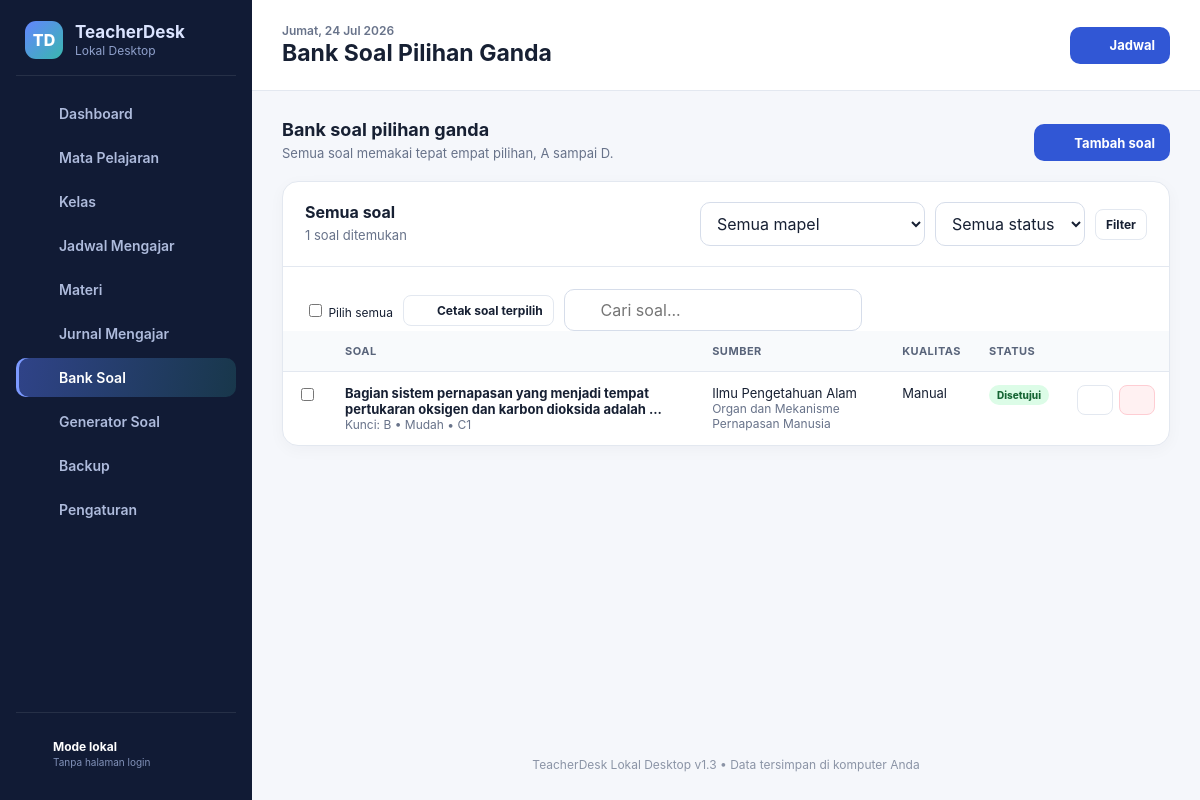
The page /index.php?page=questions on the database its author committed.
### tables this page shows
CREATE TABLE questions (
    id BIGINT UNSIGNED AUTO_INCREMENT PRIMARY KEY,
    subject_id BIGINT UNSIGNED NOT NULL,
    material_id BIGINT UNSIGNED NULL,
    question_text TEXT NOT NULL,
    option_a TEXT NOT NULL,
    option_b TEXT NOT NULL,
    option_c TEXT NOT NULL,
    option_d TEXT NOT NULL,
    correct_option ENUM('A','B','C','D') NOT NULL,
    explanation TEXT NULL,
    difficulty ENUM('mudah','sedang','sulit') NOT NULL DEFAULT 'sedang',
    cognitive_level ENUM('C1','C2','C3','C4','C5','C6') NOT NULL DEFAULT 'C2',
    status ENUM('draft','reviewed','approved','rejected') NOT NULL DEFAULT 'draft',
    source_type ENUM('manual','generator') NOT NULL DEFAULT 'manual',
    created_at TIMESTAMP DEFAULT CURRENT_TIMESTAMP,
    updated_at TIMESTAMP DEFAULT CURRENT_TIMESTAMP ON UPDATE CURRENT_TIMESTAMP,
    CONSTRAINT fk_question_subject FOREIGN KEY (subject_id) REFERENCES subjects(id) ON DELETE RESTRICT ON UPDATE CASCADE,
    CONSTRAINT fk_question_material FOREIGN KEY (material_id) REFERENCES materials(id) ON DELETE SET NULL ON UPDATE CASCADE,
    INDEX idx_question_subject (subject_id),
    INDEX idx_question_status (status),
    INDEX idx_question_difficulty (difficulty)
);

CREATE TABLE subjects (
    id BIGINT UNSIGNED AUTO_INCREMENT PRIMARY KEY,
    name VARCHAR(150) NOT NULL,
    grade_level VARCHAR(120) NOT NULL,
    semester VARCHAR(20) NOT NULL DEFAULT 'Ganjil',
    academic_year VARCHAR(20) NOT NULL,
    curriculum VARCHAR(120) NULL,
    description TEXT NULL,
    learning_outcomes TEXT NULL,
    status ENUM('active','archived') NOT NULL DEFAULT 'active',
    created_at TIMESTAMP DEFAULT CURRENT_TIMESTAMP,
    updated_at TIMESTAMP DEFAULT CURRENT_TIMESTAMP ON UPDATE CURRENT_TIMESTAMP,
    INDEX idx_subject_status (status),
    INDEX idx_subject_name (name)
);

CREATE TABLE materials (
    id BIGINT UNSIGNED AUTO_INCREMENT PRIMARY KEY,
    subject_id BIGINT UNSIGNED NOT NULL,
    class_id BIGINT UNSIGNED NULL,
    chapter VARCHAR(190) NULL,
    title VARCHAR(220) NOT NULL,
    learning_objective TEXT NULL,
    content LONGTEXT NOT NULL,
    estimated_minutes INT UNSIGNED NOT NULL DEFAULT 0,
    source_reference TEXT NULL,
    attachment_path VARCHAR(255) NULL,
    status ENUM('planned','in_progress','completed') NOT NULL DEFAULT 'planned',
    created_at TIMESTAMP DEFAULT CURRENT_TIMESTAMP,
    updated_at TIMESTAMP DEFAULT CURRENT_TIMESTAMP ON UPDATE CURRENT_TIMESTAMP,
    CONSTRAINT fk_material_subject FOREIGN KEY (subject_id) REFERENCES subjects(id) ON DELETE RESTRICT ON UPDATE CASCADE,
    CONSTRAINT fk_material_class FOREIGN KEY (class_id) REFERENCES classes(id) ON DELETE SET NULL ON UPDATE CASCADE,
    INDEX idx_material_subject (subject_id),
    INDEX idx_material_status (status),
    FULLTEXT INDEX ft_material_text (title, content)
);

### index.php (called while the page is built, shortened)
<?php
$page = $_GET['page'] ?? 'dashboard';
require __DIR__ . '/includes/header.php';
require __DIR__ . '/includes/sidebar.php';
require __DIR__ . '/pages/' . $page . '.php';
require __DIR__ . '/includes/footer.php';

### pages/questions.php (the view, shortened to what this page needs)
<?php
$subjects=$db->query("SELECT id,name FROM subjects WHERE status='active' ORDER BY name")->fetchAll();$materials=$db->query('SELECT id,subject_id,title FROM materials ORDER BY title')->fetchAll();
$subjectFilter=(int)($_GET['subject_id']??0);$statusFilter=(string)($_GET['status']??'');$conditions=[];$params=[];if($subjectFilter){$conditions[]='q.subject_id=?';$params[]=$subjectFilter;}if(in_array($statusFilter,['draft','reviewed','approved','rejected'],true)){$conditions[]='q.status=?';$params[]=$statusFilter;}$sql="SELECT q.*,s.name subject_name,m.title material_title FROM questions q JOIN subjects s ON s.id=q.subject_id LEFT JOIN materials m ON m.id=q.material_id".($conditions?' WHERE '.implode(' AND ',$conditions):'').' ORDER BY q.updated_at DESC';$stmt=$db->prepare($sql);$stmt->execute($params);$questions=$stmt->fetchAll();
?>
<div class="section-title"><div><h2>Bank soal pilihan ganda</h2><p>Semua soal memakai tepat empat pilihan, A sampai D.</p></div><a class="btn btn-primary" href="<?= url('questions',['create'=>1]) ?>"><?= icon('plus',17) ?> Tambah soal</a></div>
<form id="print-form" method="post" action="print.php" target="_blank"></form><section class="card mt-3"><div class="card-header"><div><h2>Semua soal</h2><p><?= count($questions) ?> soal ditemukan</p></div><form class="filter-bar" method="get"><input type="hidden" name="page" value="questions"><select class="form-control" name="subject_id"><option value="">Semua mapel</option><?php foreach($subjects as $item): ?><option value="<?= $item['id'] ?>" <?= selected($subjectFilter,$item['id']) ?>><?= e($item['name']) ?></option><?php endforeach; ?></select><select class="form-control" name="status"><option value="">Semua status</option><?php foreach(['draft'=>'Draf','reviewed'=>'Ditinjau','approved'=>'Disetujui','rejected'=>'Ditolak'] as $key=>$label): ?><option value="<?= $key ?>" <?= selected($statusFilter,$key) ?>><?= $label ?></option><?php endforeach; ?></select><button class="btn btn-secondary btn-sm">Filter</button></form></div><div class="card-body no-print" style="padding-bottom:0"><div class="filter-bar"><label class="text-sm"><input type="checkbox" data-select-all=".question-select"> Pilih semua</label><button class="btn btn-secondary btn-sm" type="submit" form="print-form"><?= icon('print',15) ?> Cetak soal terpilih</button><div class="search-box"><?= icon('search',17) ?><input class="form-control" type="search" placeholder="Cari soal..." data-filter-table="#question-table"></div></div></div><div class="table-wrap"><table class="data-table" id="question-table"><thead><tr><th class="no-print"></th><th>Soal</th><th>Sumber</th><th>Kualitas</th><th>Status</th><th class="no-print"></th></tr></thead><tbody><?php foreach($questions as $item): ?><tr><td class="no-print"><input class="question-select" type="checkbox" name="ids[]" form="print-form" value="<?= $item['id'] ?>"></td><td><strong><?= e($item['question_text']) ?></strong><div class="muted text-sm">Kunci: <?= e($item['correct_option']) ?> • <?= e(ucfirst($item['difficulty'])) ?> • <?= e($item['cognitive_level']) ?></div></td><td><?= e($item['subject_name']) ?><div class="muted text-sm"><?= e($item['material_title']?:'Manual') ?></div></td><td><?= e($item['source_type']==='generator'?'Generator':'Manual') ?></td><td><?= status_badge($item['status']) ?></td><td class="no-print"><div class="actions"><a class="btn btn-secondary btn-sm" href="<?= url('questions',['edit'=>$item['id']]) ?>"><?= icon('edit',14) ?></a><form method="post" data-confirm="Hapus soal ini?"><?= csrf_field() ?><input type="hidden" name="action" value="delete_question"><input type="hidden" name="id" value="<?= $item['id'] ?>"><button class="btn btn-danger btn-sm"><?= icon('trash',14) ?></button></form></div></td></tr><?php endforeach; ?><?php if(!$questions): ?><tr><td colspan="6"><div class="empty-state"><h3>Belum ada soal</h3><p>Buat soal manual atau gunakan generator berdasarkan materi.</p></div></td></tr><?php endif; ?></tbody></table></div></section>

### includes/header.php (shortened to what this page needs)
<!doctype html>
<html lang="id">
<head>
    <link rel="stylesheet" href="assets/css/app.css?v=1.3.0">
</head>
<body>
<div class="app-shell">

### includes/sidebar.php (shortened to what this page needs)
<?php
$nav = [
    ['dashboard','dashboard','Dashboard'],
    ['subjects','book','Mata Pelajaran'],
    ['classes','users','Kelas'],
    ['schedules','calendar','Jadwal Mengajar'],
    ['materials','file','Materi'],
    ['journals','journal','Jurnal Mengajar'],
    ['questions','question','Bank Soal'],
    ['generator','sparkles','Generator Soal'],
    ['backup','backup','Backup'],
    ['settings','settings','Pengaturan'],
];
$currentPage = $_GET['page'] ?? 'dashboard';
?>
<aside class="sidebar" id="sidebar">
    <div class="brand">
        <div class="brand-mark">TD</div>
        <div><strong>TeacherDesk</strong><span>Lokal Desktop</span></div>
    </div>
    <nav class="nav-list">
        <?php foreach ($nav as [$route,$ico,$label]): ?>
            <a href="<?= url($route) ?>" class="nav-item <?= $currentPage === $route ? 'active' : '' ?>">
                <?= icon($ico, 19) ?><span><?= e($label) ?></span>
            </a>
        <?php endforeach; ?>
    </nav>
    <div class="sidebar-footer">
        <div class="local-mode">
            <?= icon('desktop', 18) ?>
            <div><strong>Mode lokal</strong><span>Tanpa halaman login</span></div>
        </div>
    </div>
</aside>
<div class="main-area">
    <header class="topbar">
        <div>
            <p class="eyebrow"><?= e(indo_day(date('Y-m-d')) . ', ' . format_date(date('Y-m-d'))) ?></p>
            <h1><?= e([
                'dashboard'=>'Dashboard','subjects'=>'Mata Pelajaran','classes'=>'Manajemen Kelas','schedules'=>'Jadwal Mengajar',
                'materials'=>'Materi Pembelajaran','journals'=>'Jurnal Mengajar','questions'=>'Bank Soal Pilihan Ganda',
                'generator'=>'Generator Soal','backup'=>'Backup dan Pemulihan','settings'=>'Pengaturan'
            ][$currentPage] ?? 'TeacherDesk') ?></h1>
        </div>
        <div class="topbar-actions">
            <a class="btn btn-primary" href="<?= url('schedules', ['create'=>1]) ?>"><?= icon('plus',17) ?> Jadwal</a>
        </div>
    </header>
    <main class="content">

### app/helpers.php (shortened to what this page needs)
<?php
function e(?string $value): string
{
    return htmlspecialchars((string) $value, ENT_QUOTES, 'UTF-8');
}
function url(string $page = 'dashboard', array $params = []): string
{
    $params = array_merge(['page' => $page], $params);
    return 'index.php?' . http_build_query($params);
}
function format_date(?string $date, string $format = 'd M Y'): string
{
    $months = [
        'Jan' => 'Jan', 'Feb' => 'Feb', 'Mar' => 'Mar', 'Apr' => 'Apr',
        'May' => 'Mei', 'Jun' => 'Jun', 'Jul' => 'Jul', 'Aug' => 'Agu',
        'Sep' => 'Sep', 'Oct' => 'Okt', 'Nov' => 'Nov', 'Dec' => 'Des',
    ];
    $output = date($format, strtotime($date));
    return strtr($output, $months);
}
function indo_day(string $date): string
{
    $days = ['Sunday'=>'Minggu','Monday'=>'Senin','Tuesday'=>'Selasa','Wednesday'=>'Rabu','Thursday'=>'Kamis','Friday'=>'Jumat','Saturday'=>'Sabtu'];
    return $days[date('l', strtotime($date))] ?? '';
}
function status_badge(string $status): string
{
    $labels = [
        'active' => 'Aktif', 'archived' => 'Arsip', 'planned' => 'Direncanakan',
        'in_progress' => 'Berjalan', 'completed' => 'Selesai', 'scheduled' => 'Terjadwal',
        'done' => 'Terlaksana', 'postponed' => 'Ditunda', 'cancelled' => 'Dibatalkan',
        'assignment' => 'Diganti Tugas', 'draft' => 'Draf', 'reviewed' => 'Ditinjau',
        'approved' => 'Disetujui', 'rejected' => 'Ditolak',
    ];
    $class = match ($status) {
        'active', 'done', 'completed', 'approved' => 'success',
        'in_progress', 'reviewed' => 'info',
        'postponed', 'assignment', 'planned', 'scheduled', 'draft' => 'warning',
        'cancelled', 'rejected' => 'danger',
        default => 'neutral',
    };
    return '<span class="badge badge-' . $class . '">' . e($labels[$status] ?? ucfirst($status)) . '</span>';
}
function icon(string $name, int $size = 20): string
{
    $body = $paths[$name] ?? $paths['file'];
    return '<svg class="icon" width="' . $size . '" height="' . $size . '" viewBox="0 0 24 24" fill="none" stroke="currentColor" stroke-width="2" stroke-linecap="round" stroke-linejoin="round" aria-hidden="true">' . $body . '</svg>';
}

### includes/footer.php (shortened to what this page needs)
    </main>
    <footer class="footer">TeacherDesk Lokal Desktop v1.3 • Data tersimpan di komputer Anda</footer>
</div>
</div>
</body>
</html>

### rows shown on the page
questions: question_text "Bagian sistem pernapasan yang menjadi tempat pertukaran oksigen dan karbon dioksida adalah ...", correct_option "B", difficulty "Mudah", cognitive_level "C1", subject.name "Ilmu Pengetahuan Alam", material.title "Organ dan Mekanisme Pernapasan Manusia", source_type "Manual", status "Disetujui", $size 14 (drawn)

### other values the page prints
$label "Dashboard"
$label "Mata Pelajaran"
$label "Kelas"
$label "Jadwal Mengajar"
$label "Materi"
$label "Jurnal Mengajar"
$label "Bank Soal"
$label "Generator Soal"
$label "Backup"
$label "Pengaturan"
count($questions) "1"
